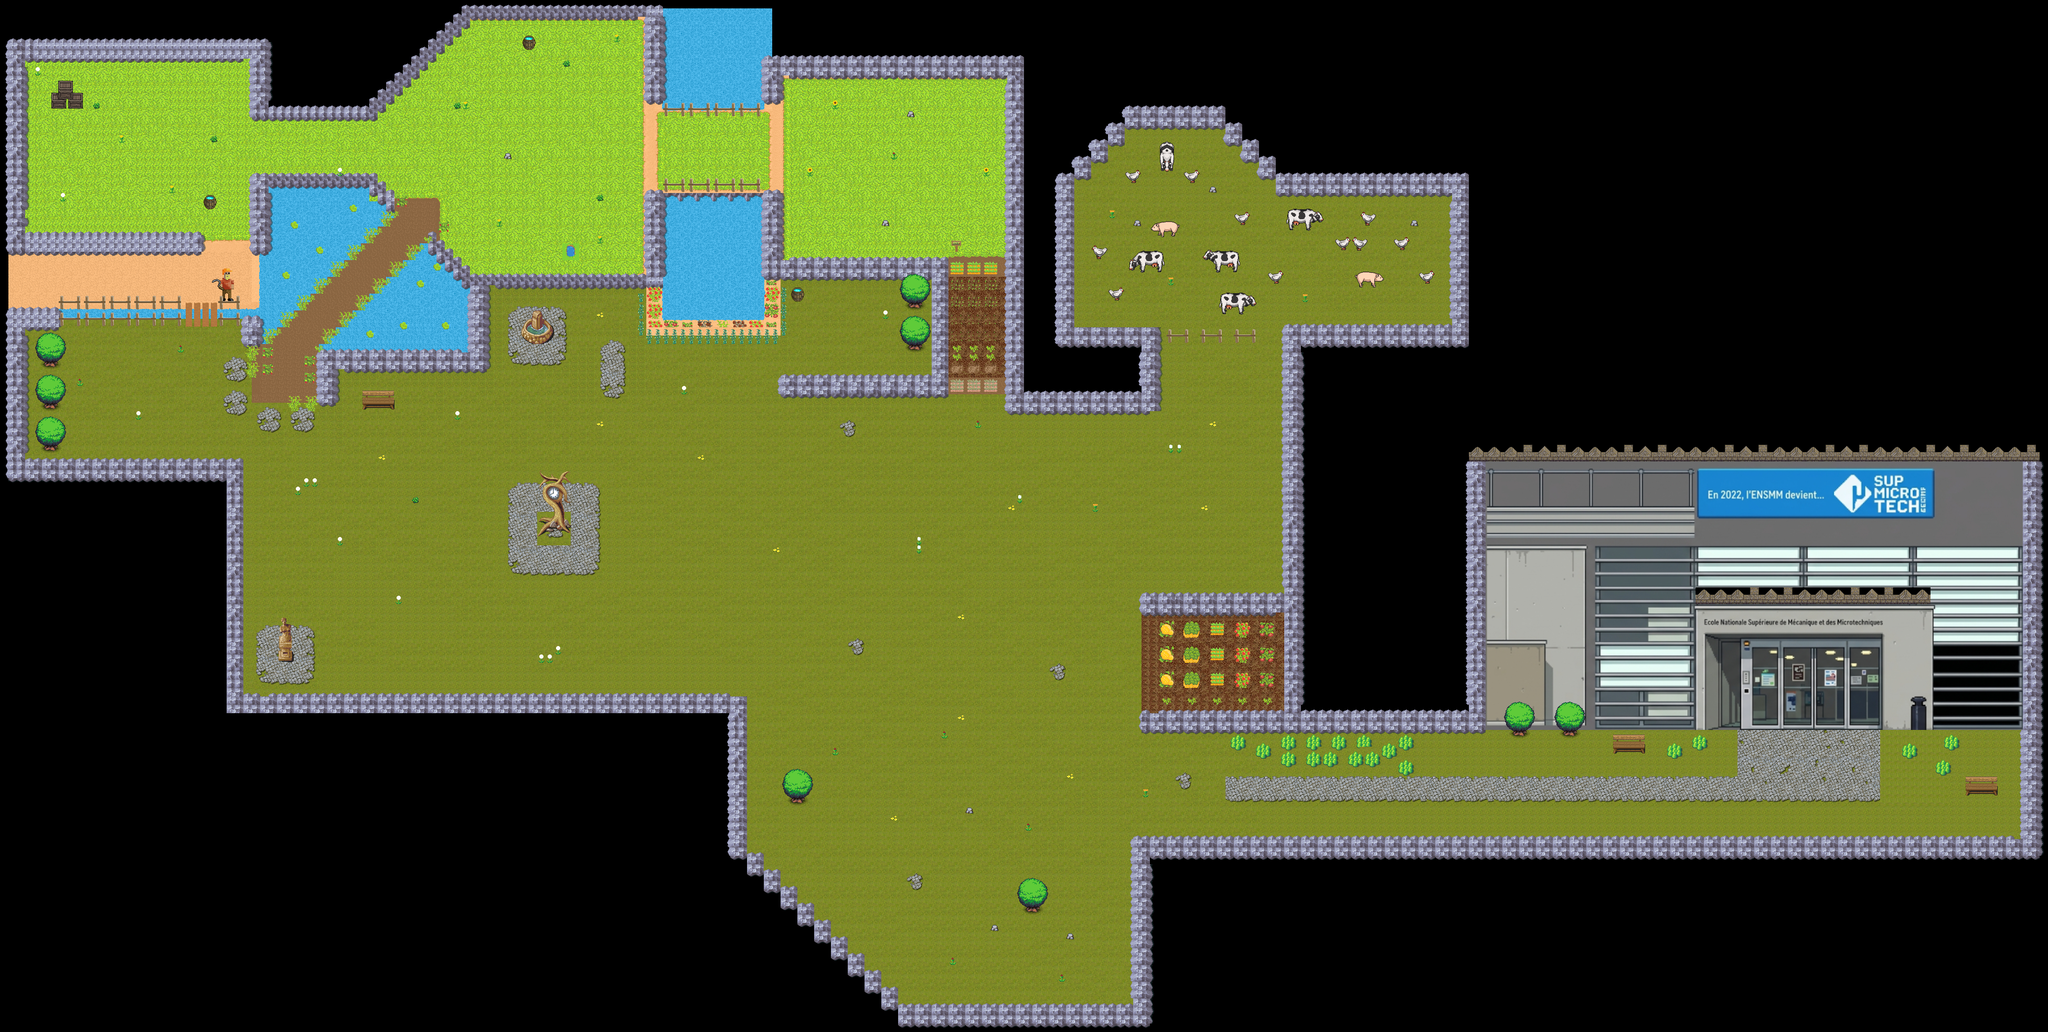

This is a level from a 2D game, rendered from its Tiled map with the project's own tilesets. A one-line summary and the map file follow, with tile-layer data summarised:
An orthogonal 244x123 tile map with 16x16 px tiles, 4 tile layers (background, Rooms, veget, veg2).

<map version="1.10" tiledversion="1.11.0" orientation="orthogonal" renderorder="right-down" width="244" height="123" tilewidth="16" tileheight="16" infinite="0" nextlayerid="5" nextobjectid="1">
  <tileset firstgid="1" name="spritefusion" tilewidth="16" tileheight="16" tilecount="2560" columns="8">
    <image source="spritesheet.png" width="128" height="5120" />
  </tileset>
  <layer id="1" name="background" width="244" height="123">
    <properties>
      <property name="collider" type="bool" value="false" />
    </properties>
    <data>[30012 cells, 13386 non-empty, 233 distinct tile ids]</data>
  </layer>
  <layer id="2" name="Rooms" width="244" height="123">
    <properties>
      <property name="collider" type="bool" value="false" />
    </properties>
    <data>[30012 cells, 3911 non-empty, 58 distinct tile ids]</data>
  </layer>
  <layer id="3" name="veget" width="244" height="123">
    <properties>
      <property name="collider" type="bool" value="false" />
    </properties>
    <data>[30012 cells, 3000 non-empty, 2261 distinct tile ids]</data>
  </layer>
  <layer id="4" name="veg2" width="244" height="123">
    <properties>
      <property name="collider" type="bool" value="false" />
    </properties>
    <data>[30012 cells, 275 non-empty, 80 distinct tile ids]</data>
  </layer>
</map>
